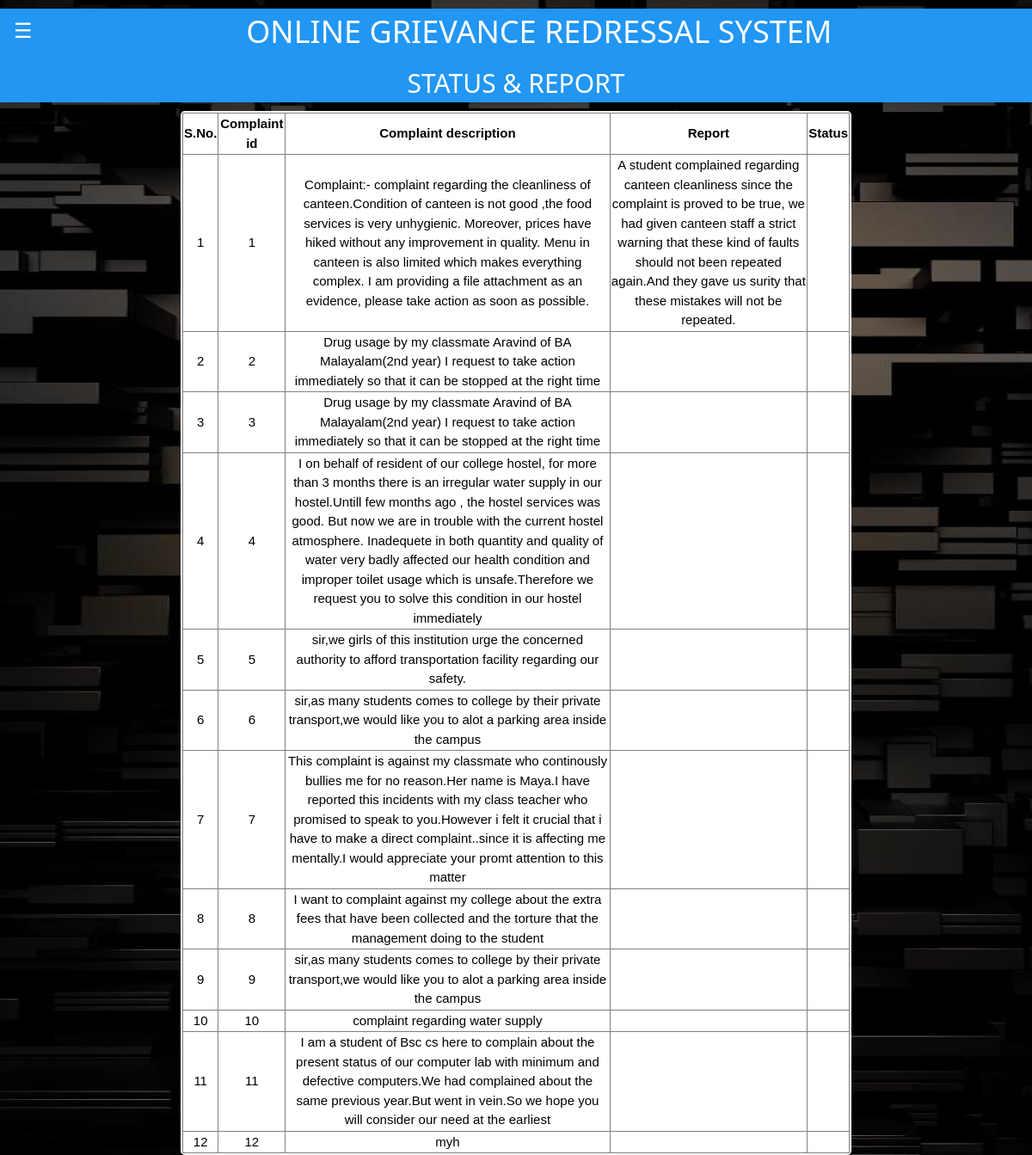
Screenshot of /stsrpt.php (signed in) with the database file from the repository.
### tables this page shows
CREATE TABLE `complaint` (
  `cmpid` int(50) NOT NULL,
  `name` varchar(30) NOT NULL,
  `cdetails` text NOT NULL,
  `type` text NOT NULL,
  `ctype` text NOT NULL,
  `priority` text NOT NULL,
  `report` text NOT NULL,
  `remark` text NOT NULL,
  `feedback` text NOT NULL,
  `date` timestamp NOT NULL DEFAULT current_timestamp() ON UPDATE current_timestamp(),
  `admno` int(11) NOT NULL,
  `status` varchar(25) NOT NULL,
  `image` longblob DEFAULT NULL,
  `imgtype` varchar(1000) NOT NULL
);

### stsrpt.php (the view, shortened to what this page needs)
<!DOCTYPE html>
<html>
<link rel="stylesheet" href="extra.css">
<body>
<div class="w3-blue">
  <button class="w3-button w3-blue w3-xlarge w3-left" onclick="openLeftMenu()">&#9776;</button>
  <h1 style="text-align:center;">ONLINE GRIEVANCE REDRESSAL SYSTEM</h1>
  <h2 style="color:White; text-align:center">STATUS & REPORT</h2>
</div>
<center>
<div style="background-color:White; border: 2px solid White; border-radius: 5px; width:65% " >
<table width="100%" border="1" style="border-collapse:collapse;">
<thead>
<tr>
<th><center>S.No.</center></th>
<th><center>Complaint id</center></th>
<th><center>Complaint description</center></th>
<th><center>Report</center></th>
<th><center>Status</center></th>
</tr>
</thead>
<tbody>
<?php
require_once "config.php";
$count=1;
$sel_query="Select * from complaint order by cmpid";
$result = mysqli_query($link,$sel_query);
while($row = mysqli_fetch_assoc($result)) { ?>
<tr><td align="center"><?php echo $count; ?></td>
<td align="center"><?php echo $row["cmpid"]; ?></td>
<td align="center"><?php echo $row["cdetails"]; ?></td>
<td align="center"><?php echo $row["report"]; ?></td>
<td align="center"><?php echo $row["sts"]; ?></td>
</tr>
<?php $count++; } ?>
</tbody>
</table>
</div>
</center>
</body>
</html>

### extra.css (style rules this page uses)
html { box-sizing:border-box }
*,*:before,*:after { box-sizing:inherit }
html { -ms-text-size-adjust:100%;-webkit-text-size-adjust:100% }
body { margin:0 }
button,input,select,textarea,optgroup { font:inherit;margin:0 }
button,input { overflow:visible }
button,select { text-transform:none }
button,[type=button],[type=reset],[type=submit] { -webkit-appearance:button }
html,body { font-family:Verdana,sans-serif;font-size:15px;line-height:1.5 }
html { overflow-x:hidden }
h1 { font-size:36px }
h2 { font-size:30px }
h1,h2,h3,h4,h5,h6 { font-family:"Segoe UI",Arial,sans-serif;font-weight:400;margin:10px 0 }
.w3-btn,.w3-button { border:none;display:inline-block;padding:8px 16px;vertical-align:middle;overflow:hidden;text-decoration:none;color:inherit;background-color:inherit;text-align:center;cursor:pointer;white-space:nowrap }
.w3-btn,.w3-button { -webkit-touch-callout:none;-webkit-user-select:none;-khtml-user-select:none;-moz-user-select:none;-ms-user-select:none;user-select:none }
.w3-xlarge { font-size:24px!important }
.w3-left { float:left!important }
.w3-blue,.w3-hover-blue:hover { color:#fff!important;background-color:#2196F3!important }

### stsrpt.php (style rules this page uses)
body { background-image:url('stked.jpeg'); background-attachment:fixed; background-size:100% 100%; }

### rows the page displays
complaint: cmpid "1", cdetails "Complaint:- complaint regarding the cleanliness of canteen.Condition of canteen is not good ,the food services is very unhygienic. Moreover, prices have hiked without any improvement in quality. Menu in canteen is also limited which makes everything complex. I am providing a file attachment as an evidence, please take action as soon as possible.", report "A student complained regarding canteen cleanliness since the complaint is proved to be true, we had given canteen staff a strict warning that these kind of faults should not been repeated again.And they gave us surity that these mistakes will not be repeated."
complaint: cmpid "2", cdetails "Drug usage by my classmate Aravind of BA Malayalam(2nd year) I request to take action immediately so that it can be stopped at the right time"
complaint: cmpid "3", cdetails "Drug usage by my classmate Aravind of BA Malayalam(2nd year) I request to take action immediately so that it can be stopped at the right time"
complaint: cmpid "4", cdetails "I on behalf of resident of our college hostel, for more than 3 months there is an irregular water supply in our hostel.Untill few months ago , the hostel services was good. But now we are in trouble with the current hostel atmosphere. Inadequete in both quantity and quality of water very badly affected our health condition and improper toilet usage which is unsafe.Therefore we request you to solve this condition in our hostel immediately"
complaint: cmpid "5", cdetails "sir,we girls of this institution urge the concerned authority to afford transportation facility regarding our safety."
complaint: cmpid "6", cdetails "sir,as many students comes to college by their private transport,we would like you to alot a parking area inside the campus"
complaint: cmpid "7", cdetails "This complaint is against my classmate who continously bullies me for no reason.Her name is Maya.I have reported this incidents with my class teacher who promised to speak to you.However i felt it crucial that i have to make a direct complaint..since it is affecting me mentally.I would appreciate your promt attention to this matter"
complaint: cmpid "8", cdetails "I want to complaint against my college about the extra fees that have been collected and the torture that the management doing to the student"
complaint: cmpid "9", cdetails "sir,as many students comes to college by their private transport,we would like you to alot a parking area inside the campus"
complaint: cmpid "10", cdetails "complaint regarding water supply"
complaint: cmpid "11", cdetails "I am a student of Bsc cs here to complain about the present status of our computer lab with minimum and defective computers.We had complained about the same previous year.But went in vein.So we hope you will consider our need at the earliest"
complaint: cmpid "12", cdetails "myh"
